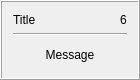
<?xml version="1.0" encoding="UTF-8"?>
<ui version="4.0">
 <class>IQtPopup</class>
 <widget class="QFrame" name="IQtPopup">
  <property name="geometry">
   <rect>
    <x>0</x>
    <y>0</y>
    <width>140</width>
    <height>80</height>
   </rect>
  </property>
  <property name="minimumSize">
   <size>
    <width>140</width>
    <height>0</height>
   </size>
  </property>
  <property name="maximumSize">
   <size>
    <width>500</width>
    <height>200</height>
   </size>
  </property>
  <property name="windowTitle">
   <string>Popup</string>
  </property>
  <property name="frameShape">
   <enum>QFrame::Box</enum>
  </property>
  <property name="frameShadow">
   <enum>QFrame::Raised</enum>
  </property>
  <layout class="QVBoxLayout" name="verticalLayout">
   <item>
    <layout class="QHBoxLayout" name="layHeader">
     <item>
      <widget class="QLabel" name="lblTitle">
       <property name="sizePolicy">
        <sizepolicy hsizetype="Preferred" vsizetype="Preferred">
         <horstretch>1</horstretch>
         <verstretch>0</verstretch>
        </sizepolicy>
       </property>
       <property name="text">
        <string>Title</string>
       </property>
      </widget>
     </item>
     <item>
      <widget class="QLabel" name="lblTimer">
       <property name="text">
        <string>6</string>
       </property>
      </widget>
     </item>
    </layout>
   </item>
   <item>
    <widget class="Line" name="line">
     <property name="orientation">
      <enum>Qt::Horizontal</enum>
     </property>
    </widget>
   </item>
   <item>
    <widget class="QLabel" name="lblMessage">
     <property name="sizePolicy">
      <sizepolicy hsizetype="Preferred" vsizetype="Preferred">
       <horstretch>0</horstretch>
       <verstretch>1</verstretch>
      </sizepolicy>
     </property>
     <property name="text">
      <string>Message</string>
     </property>
     <property name="alignment">
      <set>Qt::AlignCenter</set>
     </property>
    </widget>
   </item>
  </layout>
 </widget>
 <resources/>
 <connections/>
</ui>
